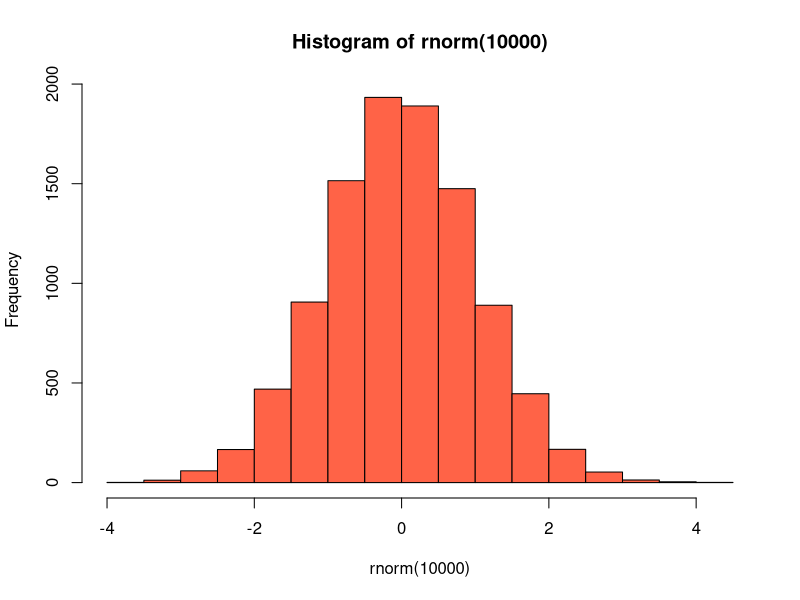

This figure's R source: (Note: this script raises an error after producing the figure.)
## ---- chunk 1
x=2
y=3
x+y
## ---- chunk 2
2+2
## ---- chunk 3
hist(rnorm(10000), col = 'tomato')
## ---- chunk 4
x
## ---- chunk 5
dragons <- read.csv("dragons.csv")
head(dragons)
## ---- chunk 6
library(knitr)
kable(summary(dragons))
## ---- chunk 7
mice <- read.csv("mouse_report.csv")
kable(mice[1:6,c(2,4,5)])
## ---- chunk 8
include_graphics(path = 'Bridge.png')
